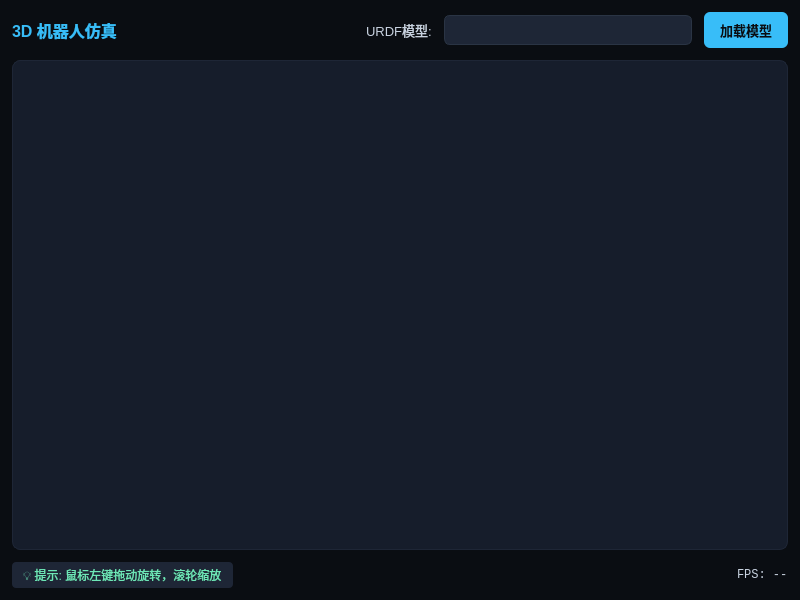
<?xml version="1.0" encoding="UTF-8"?>
<ui version="4.0">
 <class>SimulationWidget</class>
 <widget class="QWidget" name="SimulationWidget">
  <property name="geometry">
   <rect>
    <x>0</x>
    <y>0</y>
    <width>800</width>
    <height>600</height>
   </rect>
  </property>
  <property name="windowTitle">
   <string>3D仿真</string>
  </property>
  <property name="styleSheet">
   <string notr="true">
QWidget#SimulationWidget {
    background-color: #0A0D12;
}

QLabel {
    color: #C8D2E0;
    font-size: 10pt;
}

QComboBox {
    background-color: #1E2636;
    border: 1px solid #2A3444;
    border-radius: 6px;
    padding: 6px 12px;
    color: #E8E9ED;
    min-width: 200px;
}

QComboBox:hover {
    border: 1px solid #38BDF8;
}

QComboBox::drop-down {
    border: none;
    width: 20px;
}

QComboBox::down-arrow {
    image: none;
    border-left: 5px solid transparent;
    border-right: 5px solid transparent;
    border-top: 5px solid #C8D2E0;
    margin-right: 8px;
}

QComboBox QAbstractItemView {
    background-color: #1E2636;
    border: 1px solid #38BDF8;
    selection-background-color: #38BDF8;
    selection-color: #0A0D12;
    outline: none;
}

QPushButton {
    background-color: #1E2636;
    border: 1px solid #2A3444;
    border-radius: 6px;
    padding: 8px 16px;
    color: #E8E9ED;
    font-size: 10pt;
    font-weight: 500;
}

QPushButton:hover {
    background-color: #242D3D;
    border: 1px solid #38BDF8;
}

QPushButton:pressed {
    background-color: #2A3444;
}

QPushButton#btnLoadURDF {
    background-color: #38BDF8;
    border: none;
    color: #0A0D12;
    font-weight: 600;
}

QPushButton#btnLoadURDF:hover {
    background-color: #4AC5FF;
}
   </string>
  </property>
  <layout class="QVBoxLayout" name="verticalLayout">
   <property name="spacing">
    <number>12</number>
   </property>
   <property name="leftMargin">
    <number>12</number>
   </property>
   <property name="topMargin">
    <number>12</number>
   </property>
   <property name="rightMargin">
    <number>12</number>
   </property>
   <property name="bottomMargin">
    <number>12</number>
   </property>
   <item>
    <layout class="QHBoxLayout" name="topBarLayout">
     <property name="spacing">
      <number>12</number>
     </property>
     <item>
      <widget class="QLabel" name="labelTitle">
       <property name="styleSheet">
        <string notr="true">
QLabel {
    font-size: 12pt;
    font-weight: bold;
    color: #38BDF8;
}
        </string>
       </property>
       <property name="text">
        <string>3D 机器人仿真</string>
       </property>
      </widget>
     </item>
     <item>
      <spacer name="horizontalSpacer">
       <property name="orientation">
        <enum>Qt::Orientation::Horizontal</enum>
       </property>
       <property name="sizeHint" stdset="0">
        <size>
         <width>40</width>
         <height>20</height>
        </size>
       </property>
      </spacer>
     </item>
     <item>
      <widget class="QLabel" name="labelURDF">
       <property name="text">
        <string>URDF模型:</string>
       </property>
      </widget>
     </item>
     <item>
      <widget class="QComboBox" name="comboBoxURDF">
       <property name="toolTip">
        <string>选择机器人URDF模型文件</string>
       </property>
      </widget>
     </item>
     <item>
      <widget class="QPushButton" name="btnLoadURDF">
       <property name="toolTip">
        <string>加载选中的URDF模型</string>
       </property>
       <property name="text">
        <string>加载模型</string>
       </property>
      </widget>
     </item>
    </layout>
   </item>
   <item>
    <widget class="QWidget" name="renderContainer" native="true">
     <property name="sizePolicy">
      <sizepolicy hsizetype="Preferred" vsizetype="Expanding">
       <horstretch>0</horstretch>
       <verstretch>0</verstretch>
      </sizepolicy>
     </property>
     <property name="styleSheet">
      <string notr="true">
QWidget#renderContainer {
    background-color: #161D2B;
    border: 1px solid #1E2636;
    border-radius: 8px;
}
      </string>
     </property>
    </widget>
   </item>
   <item>
    <layout class="QHBoxLayout" name="infoBarLayout">
     <property name="spacing">
      <number>16</number>
     </property>
     <item>
      <widget class="QLabel" name="labelInfo">
       <property name="styleSheet">
        <string notr="true">
QLabel {
    color: #6EE7B7;
    font-size: 9pt;
    padding: 4px 8px;
    background-color: #1E2636;
    border-radius: 4px;
}
        </string>
       </property>
       <property name="text">
        <string>💡 提示: 鼠标左键拖动旋转，滚轮缩放</string>
       </property>
      </widget>
     </item>
     <item>
      <spacer name="horizontalSpacer_2">
       <property name="orientation">
        <enum>Qt::Orientation::Horizontal</enum>
       </property>
       <property name="sizeHint" stdset="0">
        <size>
         <width>40</width>
         <height>20</height>
        </size>
       </property>
      </spacer>
     </item>
     <item>
      <widget class="QLabel" name="labelFPS">
       <property name="styleSheet">
        <string notr="true">
QLabel {
    color: #C8D2E0;
    font-size: 9pt;
    font-family: monospace;
}
        </string>
       </property>
       <property name="text">
        <string>FPS: --</string>
       </property>
      </widget>
     </item>
    </layout>
   </item>
  </layout>
 </widget>
 <resources/>
 <connections/>
</ui>
